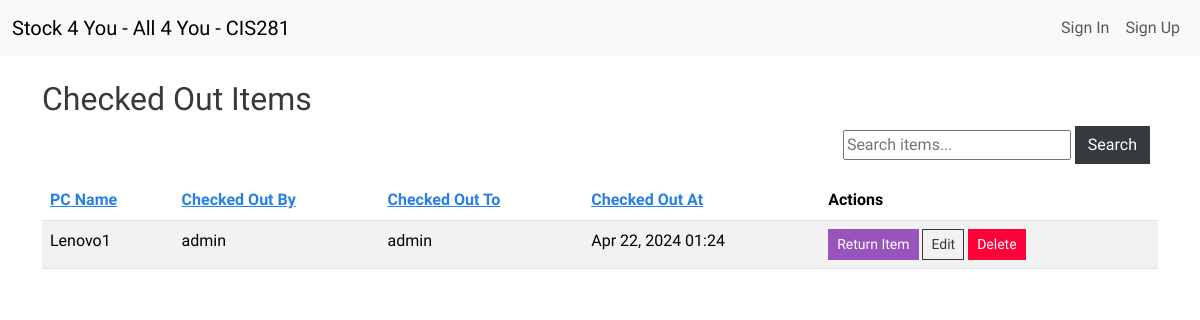
Page /checked-out/ on the committed database.
### inventory/models.py (models this page shows, shortened)
class Checkout(models.Model):
    item = models.ForeignKey(InventoryItem, on_delete=models.CASCADE, related_name='checkouts')
    user = models.ForeignKey(User, on_delete=models.SET_NULL, null=True, related_name='checkouts')
    checked_out_at = models.DateTimeField(auto_now_add=True)
    checked_out_by = models.ForeignKey(User, on_delete=models.SET_NULL, null=True, related_name='checked_out_by_user')
    checked_out_to = models.ForeignKey(User, on_delete=models.SET_NULL, null=True, related_name='checked_out_to_user')
    returned = models.BooleanField(default=False)

class InventoryItem(models.Model):
    pc_name = models.CharField(max_length=255)
    domain_user = models.CharField(max_length=200, blank=True, null=True)
    user = models.ForeignKey(User, on_delete=models.CASCADE)
    notes = models.TextField(blank=True, default='')
    barcode = models.CharField(max_length=100, null=True, blank=True)
    department = models.ForeignKey(Department, on_delete=models.SET_NULL, null=True, blank=True)
    device_type = models.CharField(max_length=50, default='Laptop')
    category = models.ForeignKey(Category, on_delete=models.CASCADE, null=True)
    costs = models.DecimalField(max_digits=8, decimal_places=2, default=0.00)
    new_computer = models.BooleanField(default=False)
    date_delivered = models.DateTimeField(blank=True, null=True, default=timezone.now)
    is_computer = models.BooleanField(default=False)  # True for computer, False for laptop
    has_dock = models.BooleanField(default=False)
    has_lcd = models.BooleanField(default=False)
    has_lcd2 = models.BooleanField(default=False)
    has_stand = models.BooleanField(default=False)
    has_keyboard = models.BooleanField(default=False)
    has_cd = models.BooleanField(default=False)
    serial_number = models.CharField(max_length=200)
    model_number = models.CharField(max_length=200)
    supplier = models.ForeignKey(Supplier, on_delete=models.SET_NULL, null=True)
    is_checked_out = models.BooleanField(default=False)
    last_checked_out_by = models.ForeignKey(User, related_name='last_checked_out_items', on_delete=models.SET_NULL, null=True, blank=True)
    last_checked_out_at = models.DateTimeField(null=True, blank=True)
    class Meta:
        permissions = [
            ("can_checkout_items", "Can check out items"),
        ]

### inventory/views.py (the view)
# urls.py: path('checked-out/', checked_out_items, name='checked-out-items'),
def checked_out_items(request):
    search_query = request.GET.get('search', '')
    sort_order = request.GET.get('order', 'asc')
    sort_by = request.GET.get('sort', 'checked_out_at')  # Default sort field updated
    checkouts = Checkout.objects.all()
    if search_query:
        checkouts = checkouts.filter(
            Q(item__pc_name__icontains=search_query) |
            Q(checked_out_by__username__icontains=search_query) |
            Q(checked_out_to__username__icontains=search_query)
        )
    if sort_order == 'desc':
        sort_by = f'-{sort_by}'
    checkouts = checkouts.order_by(sort_by)
    return render(request, 'inventory/checked_out_items.html', {
        'checkouts': checkouts,
        'search_query': search_query,
        'next_sort_order': 'desc' if sort_order == 'asc' else 'asc'
    })

### inventory/templates/inventory/checked_out_items.html (shortened to what this page needs)
{% extends 'inventory/base.html' %}
{% load crispy_forms_tags %}
{% block content %}
<div class="container mt-4">
    <h2>Checked Out Items</h2>
    {% if checkouts.exists %}
    <div class="d-flex justify-content-end mb-3">
        <form method="GET" action="{% url 'checked-out-items' %}" class="me-2">
            <input type="text" name="search" placeholder="Search items..." value="{{ search_query }}">
            <button type="submit" class="btn btn-secondary">Search</button>
        </form>
    </div>
    <table class="table table-hover table-striped">
        <thead>
            <tr>
                <th><a href="?sort=pc_name&order={{ next_sort_order }}">PC Name</a></th>
                <th><a href="?sort=checked_out_by&order={{ next_sort_order }}">Checked Out By</a></th>
                <th><a href="?sort=checked_out_to&order={{ next_sort_order }}">Checked Out To</a></th>
                <th><a href="?sort=checked_out_at&order={{ next_sort_order }}">Checked Out At</a></th>
                <th>Actions</th>
            </tr>
        </thead>
        <tbody>
            {% for checkout in checkouts %}
            <tr>
                <td>{{ checkout.item.pc_name }}</td>
                <td>{{ checkout.checked_out_by.username }}</td>
                <td>{{ checkout.checked_out_to.username }}</td>
                <td>{{ checkout.checked_out_at|date:"M d, Y H:i" }}</td>
                <td>
                    <a href="{% url 'return_item' checkout.item.id %}" class="btn btn-info btn-sm">Return Item</a>
                    <a href="{% url 'edit-item' checkout.item.id %}" class="btn btn-outline-secondary btn-sm">Edit</a>
                    <a href="{% url 'delete-item' checkout.item.id %}" class="btn btn-danger btn-sm" onclick="return confirm('Are you sure you want to delete this item?');">Delete</a>
                </td>
            </tr>
            {% endfor %}
        </tbody>
    </table>
    {% else %}
    <div class="alert alert-info">No items are currently checked out.</div>
    {% endif %}
</div>
{% endblock %}

### rows in the picture
Checkout: item.pc_name "Lenovo1", checked_out_by.username "admin", checked_out_to.username "admin", checked_out_at "Apr 22, 2024 01:24"
